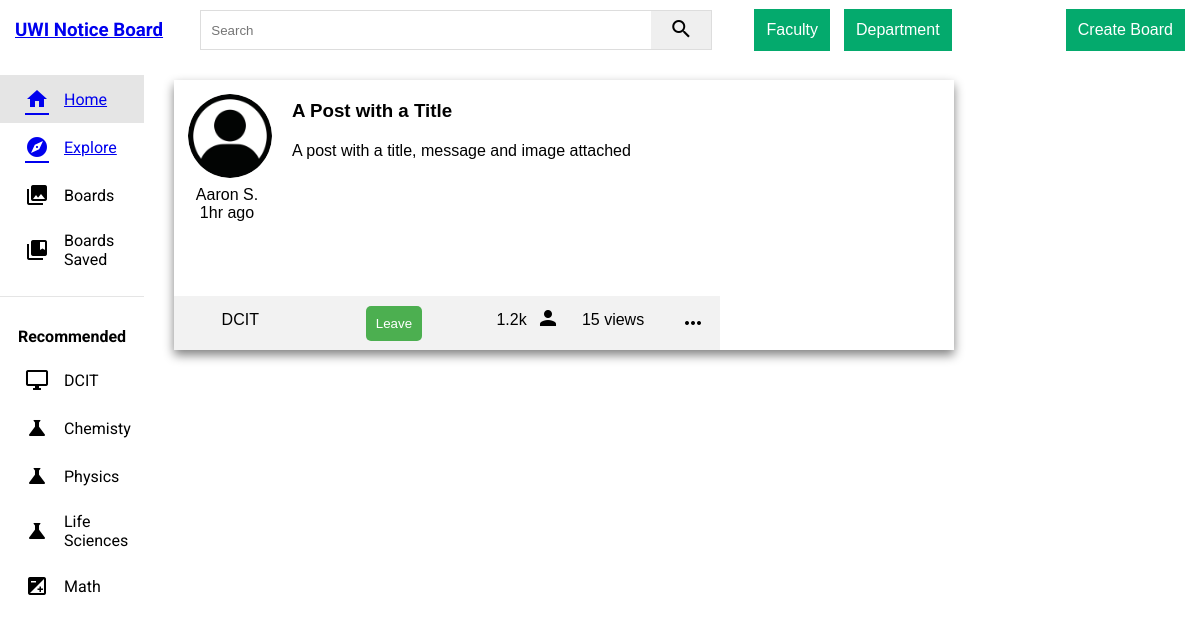
Before: / with the older database file.
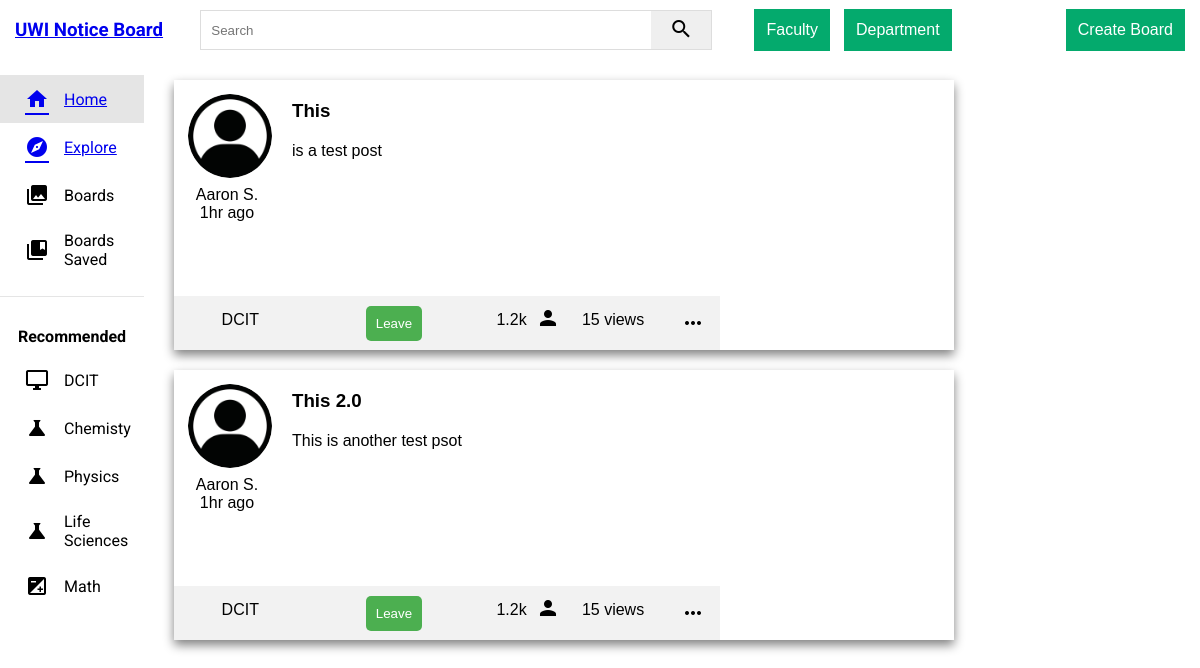
After: the same page with the newer database file.
### App/models.py (models this page shows)
class Post(db.Model):
  id = db.Column(db.Integer, primary_key=True, autoincrement=True)
  title = db.Column(db.String(64), nullable=False)
  message = db.Column(db.String(2048), nullable=False)
  image = db.Column(db.Boolean)
  imageLocation = db.Column(db.String(256), nullable=True)
  def toDict(self):
    return{
      "id": self.id,
      "title": self.title,
      "message": self.message,
      "image": self.image,
      "imageLocation": self.imageLocation
    }

### App/main.py (the view)
@app.route('/')
def home():
  feed = RetrievePosts()
  return render_template('index.html',
      posts=feed)

### App/models.py
class SearchForm(FlaskForm):
    search = StringField("searchCriteria", validators =[DataRequired()])
    submit = SubmitField("Submit")

### App/main.py (called while the page is built)
@app.context_processor
def base():
  searchPost = SearchForm()
  return dict(form=searchPost)

def RetrievePosts():
  posts = Post.query.all()
  posts = [entry.toDict() for entry in posts]
  return posts

### App/templates/index.html (shortened to what this page needs)
<!DOCTYPE html>
<html>
<head>
  <link href="static/css/style.css" rel="stylesheet" type="text/css" />
</head>
<body>
  <header class="header">
    <div class="logo left">
      <a href='{{ url_for('home') }}'>
        <h3>UWI Notice Board</h3>
      </a>
    </div>
    <div class="search center">
      <form method="POST" action="{{ url_for('search') }}" class="d-flex"> {{ form.hidden_tag() }}
        <input class="form-control me-2" type="search" placeholder="Search"  aria-label="Search" name="searchCriteria"/>
        <button class="btn btn-outline-secondary" type="submit">
          <i class="material-icons">search</i>
        </button>
      </form>
    </div>
     <div class="icons-right">
       <div class="dropdown">
          <button class="dropbtn">Faculty</button>
        </div>
       <div class="dropdown">
          <button class="dropbtn">Department</button>
        </div>
     </div>
      <div class="create">
        <button>Create Board</button>
      </div>
  </header>
      <main>
          <div class="side-bar">
            <div class="nav">
              <a href='{{ url_for('home') }}' class="nav-link active">
                <i class="material-icons">home</i>
                <span>Home</span>
              </a>
              <a href='{{ url_for('boards') }}' class="nav-link">
                <i class="material-icons">explore</i>
                <span>Explore</span>
              </a>
              <a class="nav-link">
                <i class="material-icons">collections</i>
                <span>Boards</span>
              </a>
              <a class="nav-link">
                <i class="material-icons">collections_bookmark</i>
                <span>Boards Saved</span>
              </a>
            </div>
            <hr>
            <h4>Recommended</h4>
            <a class="nav-link">
              <i class="material-icons">desktop_windows</i>
              <span>DCIT</span>
            </a>
            <a class="nav-link">
              <i class="material-icons">science</i>
              <span>Chemisty</span>
            </a>
            <a class="nav-link">
              <i class="material-icons">science</i>
              <span>Physics</span>
            </a>
            <a class="nav-link">
              <i class="material-icons">science</i>
              <span>Life Sciences</span>
            </a>
            <a class="nav-link">
              <i class="material-icons">exposure</i>
              <span>Math</span>
            </a>
          </div>
          <div class="container">
              {% block content %}
                {% for post in posts %}
                  <div class="card">
                    <div class="card-left">
                      <div class="c-top">
                        <div class="t-left">
                          <div class="profile-image">
                            <img src="static/images/defaultProfile.jpg" alt="">
                            <p class="name">Aaron S.</p>
                            <p class="time">1hr ago</p>
                          </div>
                        </div>
                        <div class="t-right">
                          <div class="card-content">
                            <h3 class="title">{{ post.title }}</h3>
                            <p>{{ post.message | safe }}</p>
                          </div>
                        </div>
                      </div>
                      <div class="c-bot">
                        <div class="c-bot-left">
                          <p class="board-name">DCIT</p>
                        </div>
                        <div class="c-bot-mid">
                          <div class="card-footer">
                            <button>Leave</button>
                          </div>
                        </div>
                        <div class="c-bot-left-right">
                          <p class="users-count">1.2k</p>
                        </div>
                        <div class="user-icon">
                          <i class="material-icons">person</i>
                        </div>
                        <div class="c-bot-right">
                          <p class="views">15 views</p>
                        </div>
                        <div class="c-bot-right-right">
                          <i class="material-icons">more_horiz</i>
                        </div>
                      </div>
                    </div>
                    <div class="card-right">
                    </div>
                  </div>
                {% endfor %}
              {% endblock %}
      </main>
</body>
</html>

### App/static/css/style.css (style rules this page uses)
* { margin: 0; padding: 0; box-sizing: border-box; }
body { font-family: 'Roboto', sans-serif; }
.left { display: flex; align-items: center; }
.search { display: flex; }
.search form { display: flex; border: 1px solid #ddd; height: 40px; }
.search input { width: 450px; padding:10px; border: 0; height: 100%; border-radius: 2px 0 0 2px }
.search button { height: 100%; width: 60px; border: none; }
.create button { background-color: #04AA6D; color: white; padding: 12px; font-size: 16px; border: none; }
.dropbtn { background-color: #04AA6D; color: white; padding: 12px; font-size: 16px; border: none; }
.dropdown { position: relative; display: inline-block; padding: 5px; }
.icons-right { padding-right: 6vw; }
.header { display: flex; justify-content: space-between; align-items: center; height: 60px; padding: 15px; }
main { height: calc(100vh - 70px); display: flex; background-color: white; flex-wrap: wrap; flex-direction: column; align-content: flex-start; overflow-y: auto; }
.side-bar { height: 100%; width: 12%; background-color: white; overflow-y: hidden; position: fixed; }
.nav { width: 100%; display: flex; flex-direction: column; margin-bottom: 15px; margin-top: 15px; }
.nav-link { display: flex; align-items: center; padding: 12px 25px; }
.nav-link span { margin-left: 15px; }
.active { background: #e5e5e5; }
hr { height: 1px; background-color: #e5e5e5; border: none; margin-bottom: 30px; }
h4 { text-align: center; margin-bottom: 10px; }
.container { margin-left: 12vw; }
.card { position: relative; font-family: "Candara", sans-serif; width: 65vw; height: 270px; margin: 20px; margin-left: 30px; overflow: hidden; box-shadow: 0px 5px 10px gray; display: flex; flex-direction: row; transition-duration: 0.4s; transition-property: transform; }
.card-content { margin-left: 1vw; width: 30vw; height: 200px; }
.title { padding-top: 20px; padding-bottom: 20px; }
.profile-image img { z-index: 1; width: 100px; height: 100px; position: relative; display: block; margin-left: 0.5vw; margin-right: auto; margin-top: 0.5vw; border-radius: 100px; border: 8px solid #fff; transition-duration: 0.4s; transition-property: transform; }
.name { text-align: center; }
.time { text-align: center; }
.card-footer { padding: 10px; display: flex; justify-content: center; }
.card-footer button { background-color: #4CAF50; border: none; color: white; padding: 10px; text-align: center; text-decoration: none; display: inline-block; border-radius: 5px; cursor: pointer; transition: background-color 0.3s; }
.card-left { flex-grow: 1; padding-left: 0px; }
.card-right { width: 30%; }
.c-top { display: flex; position: absolute; width: 70%; height: 80%; }
.c-bot { position: absolute; display: flex; bottom: 0; width: 70%; background-color: #f2f2f2; height: 20%; }
.c-bot-left { width: 25%; }
.c-bot-left-right { width: 10%; }
.c-bot-right { width: 20%; }
.c-bot-mid { width: 33%; }
.board-name { text-align: center; padding: 15px; }
.users-count { text-align: center; padding: 15px; }
.views { text-align: center; padding: 15px; }
.c-bot-right-right i.material-icons { padding: 15px; }
.user-icon i.material-icons { padding-top: 10px; }

Changed rows visible on the page:
removed Post: title "A Post with a Title", message "A post with a title, message and image attached"
added Post: title "This", message "is a test post"
added Post: title "This 2.0", message "This is another test psot"
